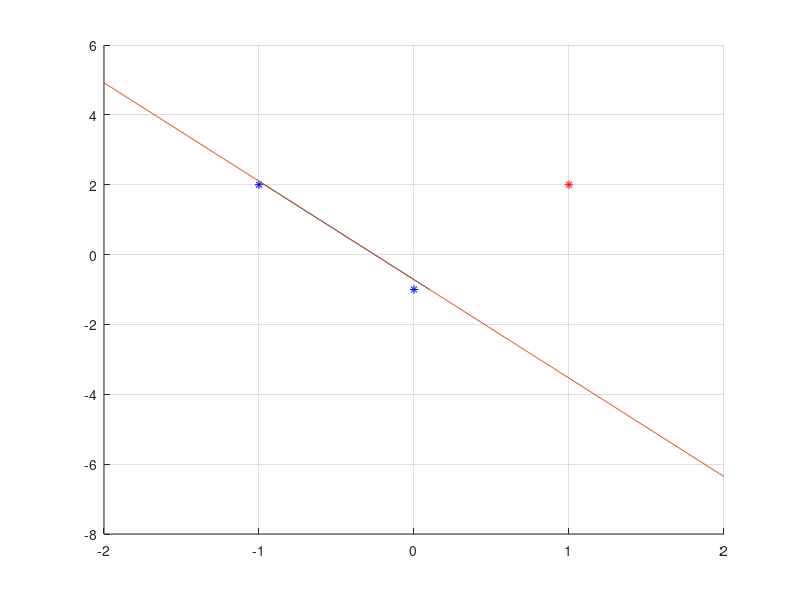

MATLAB code for this plot: (Note: this script raises an error after producing the figure.)
clc,clear all, close all
opc=1;
while(opc==1)
xo=input('Introduce x value: ');
yo=input('Introduce y value: ');
p1=[1 2 1];
p2=[-1 2 0];
p3=[0 -1 0];
hold on
plot3(p1(1),p1(2),p1(3),'*r');
plot3(p2(1),p2(2),p2(3),'*b');
plot3(p3(1),p3(2),p3(3),'*b');
plot3([0.1 -1],[-1 2.1],[0 0]);
grid on
x=-2:0.01:2;
y=-31*x/11-79/110;
plot3(x,y,x*0);
p=[xo yo]';
w=[0.31 0.11];
b=0.079;
res=hardlim(w*p+b);
if res>=0
 plot3(p(1),p(2),0,'*r');
else
 plot3(p(1),p(2),0,'*b'); 
end
opc=input('Do you repeat it? (YES=1,NO=Other)');
cla();
end